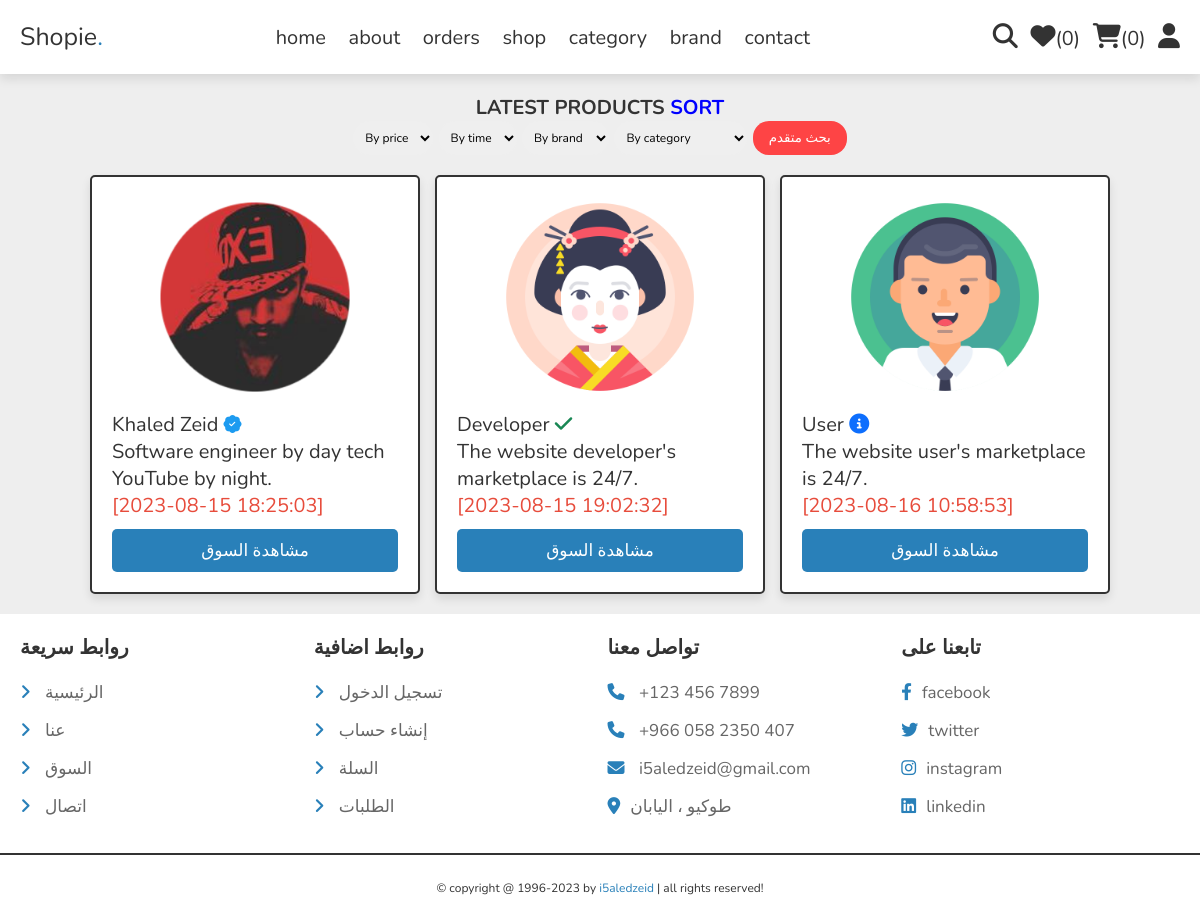
The page /store.php on the database its author committed.
### tables this page shows
CREATE TABLE `store` (
  `id` int(11) NOT NULL,
  `title` varchar(255) NOT NULL,
  `subtitle` text NOT NULL,
  `status` int(11) NOT NULL,
  `image` varchar(255) DEFAULT NULL,
  `background` varchar(255) DEFAULT NULL,
  `created_by` int(11) NOT NULL,
  `created_at` datetime NOT NULL DEFAULT current_timestamp()
);

### store.php (the view, shortened to what this page needs)
<?php
include 'components/connect.php';
include 'components/wishlist_cart.php';
?>
<!DOCTYPE html>
<html lang="en">
<head>
   <link rel="stylesheet" href="https://cdnjs.cloudflare.com/ajax/libs/font-awesome/6.1.1/css/all.min.css">
   <link rel="stylesheet" href="css/home-style.css">
    <link rel="stylesheet" href="https://cdn.jsdelivr.net/npm/bootstrap-icons@1.10.5/font/bootstrap-icons.css">
</head>
<body>
<?php include 'components/shop_header.php'; ?>
<section class="products">
   <h1 class="heading">latest products <a style="color: blue;">Sort</a>
        <form action="" method="POST">
            <select class="form-select" aria-label="Default select example" name="myprice" id="myprice">
                <?php
                    if ($price == '') {
                        echo '<option selected>By price</option>';
                    }
                ?>
            </select>
            <select class="form-select" aria-label="Default select example" name="mytime" id="mytime">
                <?php
                    if ($time == '') {
                        echo '<option selected>By time</option>';
                    }
                ?>
            </select>
            <select class="form-select" aria-label="Default select example" name="mybrand" id="mybrand">
                <?php
                    if ($brand == '') {
                        echo '<option selected>By brand</option>';
                    }
                ?>
            </select>
            <select class="form-select" aria-label="Default select example" name="myvalue" id="myvalue">
                <?php
                    if ($lang == '') {
                        echo '<option selected>By category</option>';
                    }
                ?>
            </select>
            <button type="submit" name="submit" style="padding: 8px 16px 8px 16px; border-radius: 16px; background: #FE4445; color: white; cursor: pointer;">بحث متقدم</button>
        </form>
   </h1>
   <div class="box-container">
   <?php
     if ($lang == $lang && $lang != 'By category' && $lang != '') {
        $select_products = $conn->prepare("SELECT * FROM `store` WHERE status='$lang'");
     }
     else if ($brand == $brand && $brand != 'By brand' && $brand != '') {
        $select_products = $conn->prepare("SELECT * FROM `store` WHERE create_at='$brand'");
     }
     else if ($time == 'DESC') {
        $select_products = $conn->prepare("SELECT * FROM `store` ORDER BY `id` $time");
     }
     else if ($time == 'ASC') {
        $select_products = $conn->prepare("SELECT * FROM `store` ORDER BY `id` $time");
     }
     else if ($price == 'DESC') {
        $select_products = $conn->prepare("SELECT * FROM `store` ORDER BY `price` $price");
     }
     else if ($price == 'ASC') {
        $select_products = $conn->prepare("SELECT * FROM `store` ORDER BY `price` $price");
     }
     else {
        $select_products = $conn->prepare("SELECT * FROM `store`");
     }
     $select_products->execute();
     if($select_products->rowCount() > 0){
      while($fetch_product = $select_products->fetch(PDO::FETCH_ASSOC)){
   ?>
   <form action="" method="post" class="box">
      <img src="images/<?= $fetch_product['image']; ?>" alt="">
      <div class="name"><?= $fetch_product['title']; ?>
       <?php
            $status = $fetch_product['status'];
            if ($status == 0) {
                echo '<i class="fa fa-info-circle" style="color: #0D6EFD;" aria-hidden="true" rel="tooltip" title="جديد" id="blah"></i>';
            } else if ($status == 1) {
                echo '<i class="bi bi-exclamation-triangle" style="color: #F58F3C;" rel="tooltip" title="حظر مؤقت" id="blah"></i>';
            } else if ($status == 2) {
                echo '<i class="bi bi-exclamation-circle" style="color: #6C757D;" rel="tooltip" title="بإنتظار التوثيق" id="blah"></i>';
            } else if ($status == 3) {
                echo '<i class="fa fa-check" style="color: #198754;" aria-hidden="true" rel="tooltip" title="تم التوثيق" id="blah"></i>';
            } else if ($status == 4) {
                echo '<i class="bi bi-sign-stop-fill" style="color: #DC3545;" rel="tooltip" title="حظر تام" id="blah"></i>';
            } else if ($status == 5) {
                echo '<i class="bi bi-coin" style="color: #198754;" rel="tooltip" title="سوق محترف" id="blah"></i>';
            } else if ($status == 6) {
                echo '<i class="bi bi-patch-check-fill" style="color: #1D9BF0; font-size: 18px;" rel="tooltip" title="المالك" id="blah"></i>';
            }
            ?>
      </div>
      <div class="name"><?= $fetch_product['subtitle']; ?></div>
      <div class="flex">
         <div class="price"><span>[</span><?= $fetch_product['created_at']; ?><span>]</span></div>
      </div>
      <input type="submit" value="مشاهدة السوق" class="btn" name="add_to_cart">
   </form>
   <?php
      }
   }else{
      echo '<p class="empty">no products found!</p>';
   }
   ?>
   </div>
</section>
<?php include 'components/footer.php'; ?>
</body>
</html>

### css/home-style.css (style rules this page uses)
:root { --main-color:#2980b9; --orange:#f39c12; --red:#e74c3c; --black:#333; --white:#fff; --light-color:#666; --light-bg:#eee; --border:.2rem solid var(--black); --box-shadow:0 .5rem 1rem rgba(0,0,0,.1); }
* { font-family: 'Nunito', sans-serif; margin:0; padding:0; box-sizing: border-box; outline: none; border:none; text-decoration: none; }
html { font-size: 62.5%; overflow-x: hidden; }
body { background-color: var(--light-bg); }
section { padding:2rem; max-width: 1200px; margin:0 auto; }
.heading { font-size: 4rem; color:var(--black); margin-bottom: 2rem; text-align: center; text-transform: uppercase; }
.btn, .delete-btn, .option-btn { display: block; width: 100%; margin-top: 1rem; border-radius: .5rem; padding:1rem 3rem; font-size: 1.7rem; text-transform: capitalize; color:var(--white); cursor: pointer; text-align: center; }
.btn { background-color: var(--main-color); }
.products .box-container { display: grid; grid-template-columns: repeat(auto-fit, 33rem); gap:1.5rem; justify-content: center; align-items: flex-start; }
.products h1 { font-size: 2rem; }
.products .box-container .box { position: relative; background-color: var(--white); box-shadow: var(--box-shadow); border-radius: .5rem; border:var(--border); padding:2rem; overflow: hidden; }
.products .box-container .box img { height: 20rem; width: 100%; object-fit: contain; margin-bottom: 1rem; }
.products .box-container .box .name { font-size: 2rem; color:var(--black); }
.products .box-container .box .flex { display: flex; align-items: center; gap:1rem; }
.products .box-container .box .flex .price { font-size: 2rem; color:var(--red); margin-right: auto; }

### store.php (style rules this page uses)
select, option { font-size: 12px; }
.form-select { padding: 8px; margin-bottom: -16px; border-radius: 16px; }

### rows shown on the page
store: image (picture), title "Khaled Zeid", status 6 (drawn), subtitle "Software engineer by day tech YouTube by night.", created_at "2023-08-15 18:25:03"
store: image (picture), title "Developer", status 3 (drawn), subtitle "The website developer's marketplace is 24/7.", created_at "2023-08-15 19:02:32"
store: image (picture), title "User", status 0 (drawn), subtitle "The website user's marketplace is 24/7.", created_at "2023-08-16 10:58:53"

### other values the page prints
$total_wishlist_counts "0"
$total_cart_counts "0"
